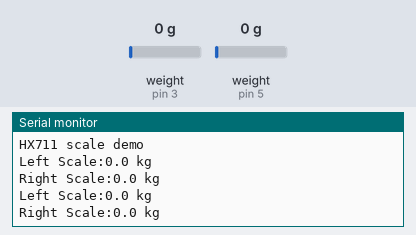
Simulated run of this sketch. Board: Arduino Uno, built with avr-gcc and run on an emulated ATmega328P. Parts: the last lines printed to the serial monitor. Inputs (shaded band) come from the test bench; at power-on: weight on the scale (sensors on pin 3, pin 5) 0 g.

Above: at 3.2 s.
3.3 s: weight on the scale (sensor on pin 3) set to 100 g
At 3.91 s:
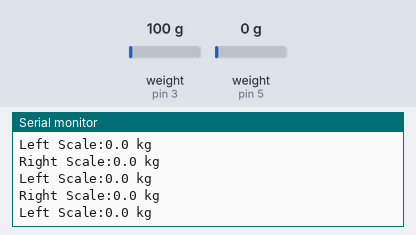
4.8 s: weight on the scale (sensor on pin 5) set to 100 g
At 5.5 s:
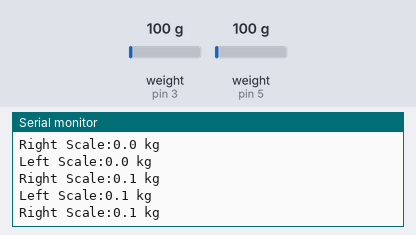
6.3 s: weight on the scale (sensor on pin 3) set to 1250 g
At 7.3 s:
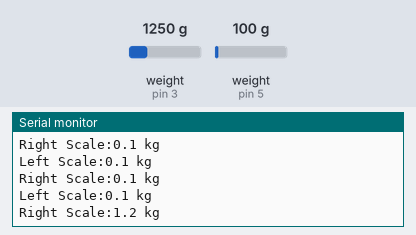
10.1 s: weight on the scale (sensor on pin 5) set to 1250 g
At 10.6 s:
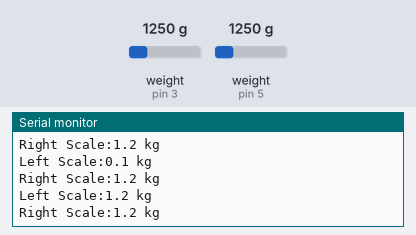
Timing chart, 0 to 12.6 s (numbered marks = the images above; inputs shaded):
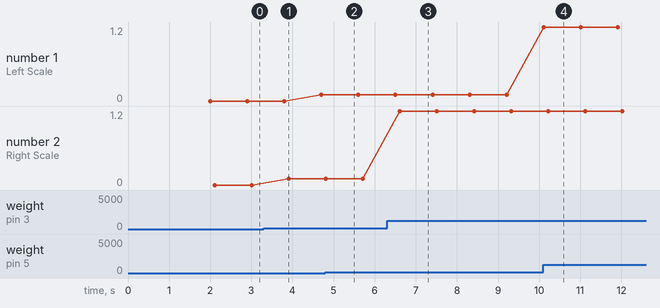

The sketch:

scaleProgram.ino
```cpp
// (licence header left out)
#include "HX711.h"

#define calibration_factor -39000


#define DOUTR  3
#define CLKR  2

#define DOUTL  5
#define CLKL  4

HX711 scaleL;
HX711 scaleR;

void setup() {
  Serial.begin(9600);
  Serial.println("HX711 scale demo");

  scaleL.begin(DOUTL, CLKL);
  scaleL.set_scale(calibration_factor); //This value is obtained by using the SparkFun_HX711_Calibration sketch
  scaleL.tare(); //Assuming there is no weight on the scale at start up, reset the scale to 0

  scaleR.begin(DOUTR, CLKR);
  scaleR.set_scale(calibration_factor);
  scaleR.tare();

}

void loop() {
  Serial.print("Left Scale:");
  Serial.print(scaleL.get_units(), 1); //scale.get_units() returns a float
  Serial.println(" kg");
  Serial.print("Right Scale:");
  Serial.print(scaleR.get_units(), 1); //scale.get_units() returns a float
  Serial.print(" kg");
  Serial.println();
  Serial.println();

  delay(700);

}
```

Measured:
- after the input at 6.3 s, the serial monitor: prints a new line after 0.32 s (image 3)
- after the input at 10.1 s, the serial monitor: prints a new line at once (image 4)
- plotted number 1: 0 → 0.1 after the input at 3.3 s
- plotted number 2: 0 → 0.1 after the input at 3.3 s, 0.1 → 1.2 after the input at 6.3 s
